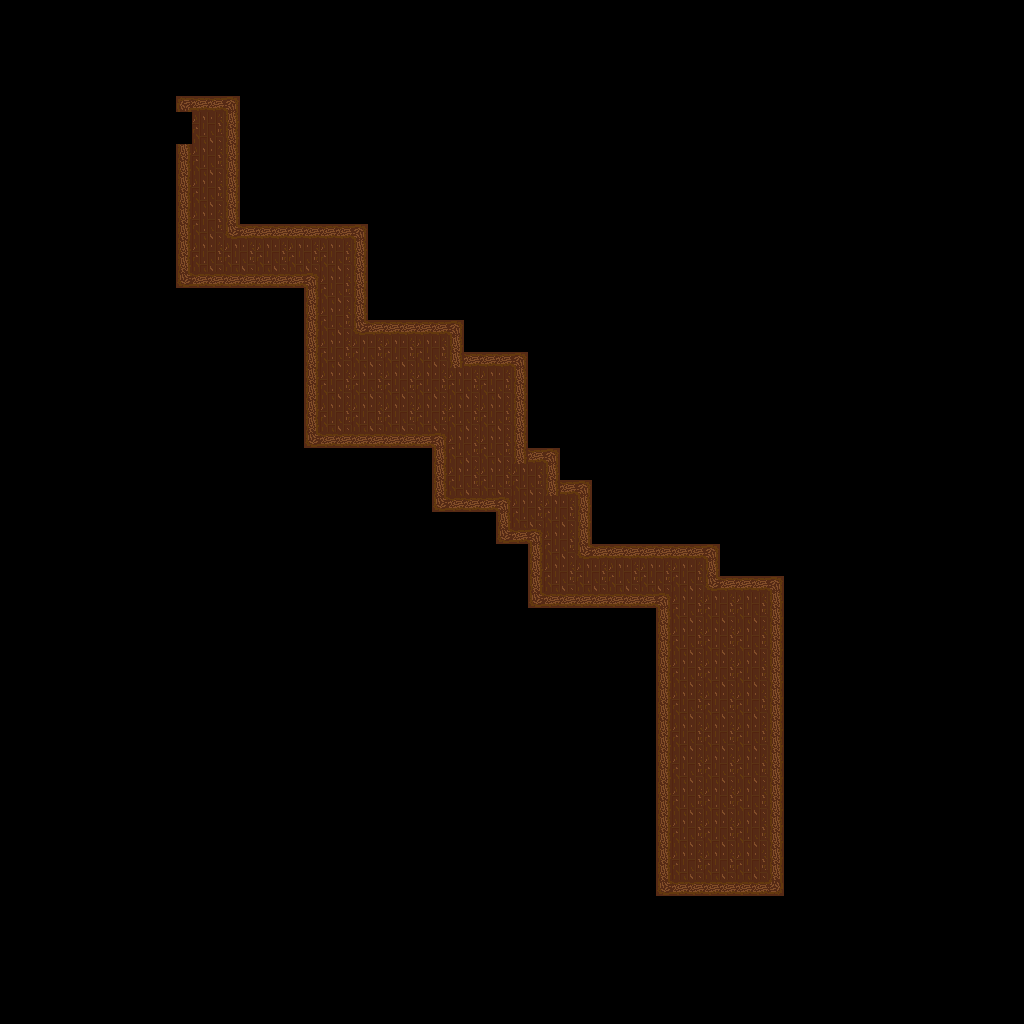

A level layout from a 2D game, rendered from its tile map. Below: a short description, then the map file with tile-grid data replaced by summaries:
An orthogonal 64x64 tile map with 16x16 px tiles, 1 tile layer (Tile Layer 1).

<map version="1.2" tiledversion="1.2.4" orientation="orthogonal" renderorder="right-down" width="64" height="64" tilewidth="16" tileheight="16" infinite="0" nextlayerid="2" nextobjectid="1">
 <tileset firstgid="1" source="wood.tsx" />
 <layer id="1" name="Tile Layer 1" width="64" height="64">
  <data>[4096 cells, 4096 non-empty, 20 distinct tile ids]</data>
 </layer>
</map>
